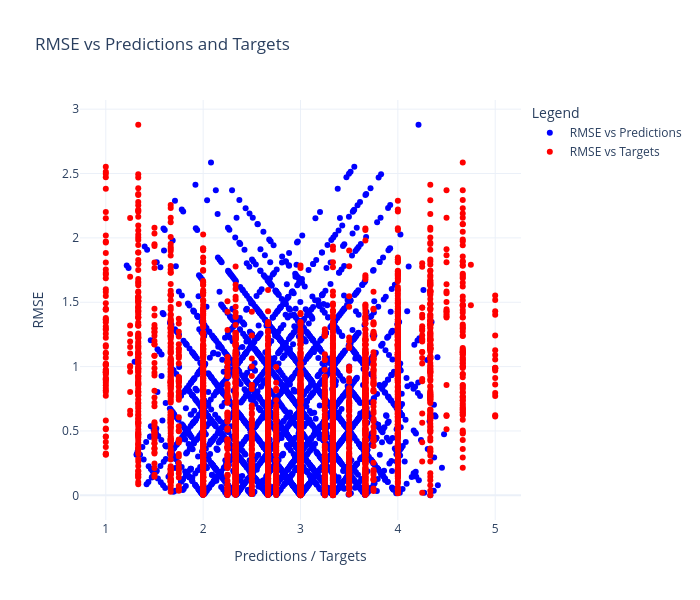

The code cell stored with this chart in its notebook:
### Code cell
import plotly.express as px

# Convert tensors to numpy arrays if necessary
rmse_np = rmse_per_sample.cpu().numpy()
preds_np = preds_per_sample.cpu().numpy() 
targets_np = targets_per_sample.cpu().numpy() 

rmse_np = rmse_per_element
preds_np = preds_per_element
targets_np = targets_per_element

fig = go.Figure()

# Trace for RMSE vs Predictions
fig.add_trace(go.Scatter(
    x=preds_np,
    y=rmse_np,
    mode='markers',
    name='RMSE vs Predictions',
    marker=dict(color='blue')
))

# Trace for RMSE vs Targets
fig.add_trace(go.Scatter(
    x=targets_np,
    y=rmse_np,
    mode='markers',
    name='RMSE vs Targets',
    marker=dict(color='red')
))

fig.update_layout(
    title='RMSE vs Predictions and Targets',
    xaxis_title='Predictions / Targets',
    yaxis_title='RMSE',
    legend_title='Legend',
    template='plotly_white',
    width = 700,
    height = 600,
)

fig.show()

### Figure 1 — Plotly figure (JSON) as saved in the notebook; plotly's stock layout.template omitted (floating-point values rounded to 4 significant figures; data arrays with more than 128 entries replaced by an {"elided": "..."} marker saying what was removed)
{"data": [{"marker": {"color": "blue"}, "mode": "markers", "name": "RMSE vs Predictions", "type": "scatter", "x": {"elided": "3600 float values"}, "y": {"elided": "3600 float values"}}, {"marker": {"color": "red"}, "mode": "markers", "name": "RMSE vs Targets", "type": "scatter", "x": {"elided": "3600 float values"}, "y": {"elided": "3600 float values"}}], "layout": {"height": 600, "legend": {"title": {"text": "Legend"}}, "title": {"text": "RMSE vs Predictions and Targets"}, "width": 700, "xaxis": {"title": {"text": "Predictions / Targets"}}, "yaxis": {"title": {"text": "RMSE"}}}}
